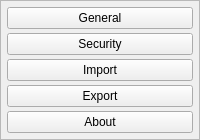
    <widget class="QFrame" name="sidebar">
     <property name="frameShape">
      <enum>QFrame::Shape::StyledPanel</enum>
     </property>
     <layout class="QVBoxLayout">
      <property name="spacing">
       <number>4</number>
      </property>
      <property name="leftMargin">
       <number>6</number>
      </property>
      <property name="topMargin">
       <number>6</number>
      </property>
      <property name="rightMargin">
       <number>6</number>
      </property>
      <property name="bottomMargin">
       <number>6</number>
      </property>
      <item>
       <widget class="QPushButton" name="btn_general">
        <property name="text">
         <string>General</string>
        </property>
       </widget>
      </item>
      <item>
       <widget class="QPushButton" name="btn_security">
        <property name="text">
         <string>Security</string>
        </property>
       </widget>
      </item>
      <item>
       <widget class="QPushButton" name="btn_import">
        <property name="text">
         <string>Import</string>
        </property>
       </widget>
      </item>
      <item>
       <widget class="QPushButton" name="btn_export">
        <property name="text">
         <string>Export</string>
        </property>
       </widget>
      </item>
      <item>
       <widget class="QPushButton" name="btn_about">
        <property name="text">
         <string>About</string>
        </property>
       </widget>
      </item>
      <item>
       <spacer name="sidebar_spacer">
        <property name="orientation">
         <enum>Qt::Orientation::Vertical</enum>
        </property>
        <property name="sizeHint" stdset="0">
         <size>
          <width>0</width>
          <height>0</height>
         </size>
        </property>
       </spacer>
      </item>
     </layout>
    </widget>
